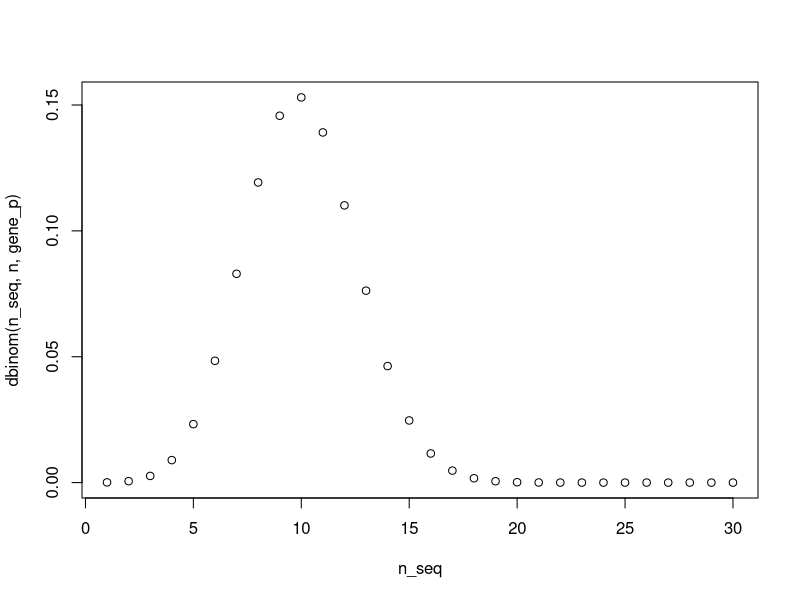
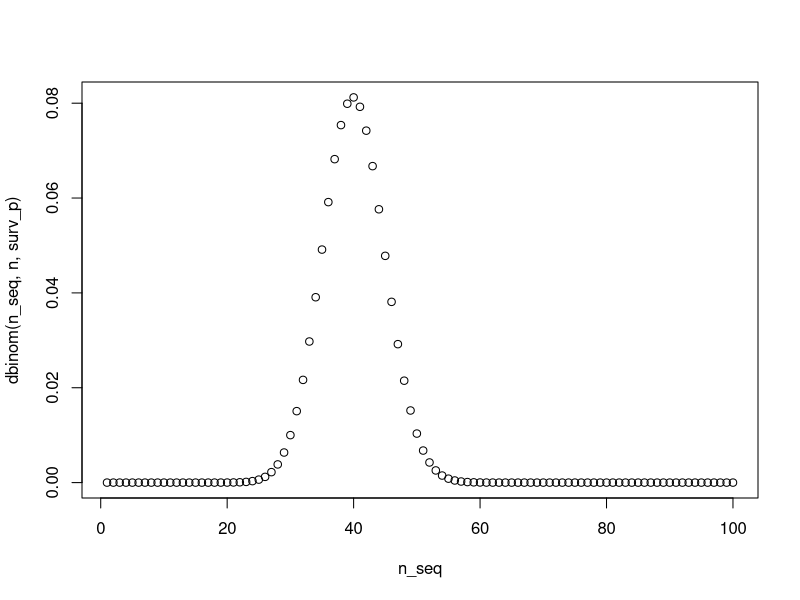
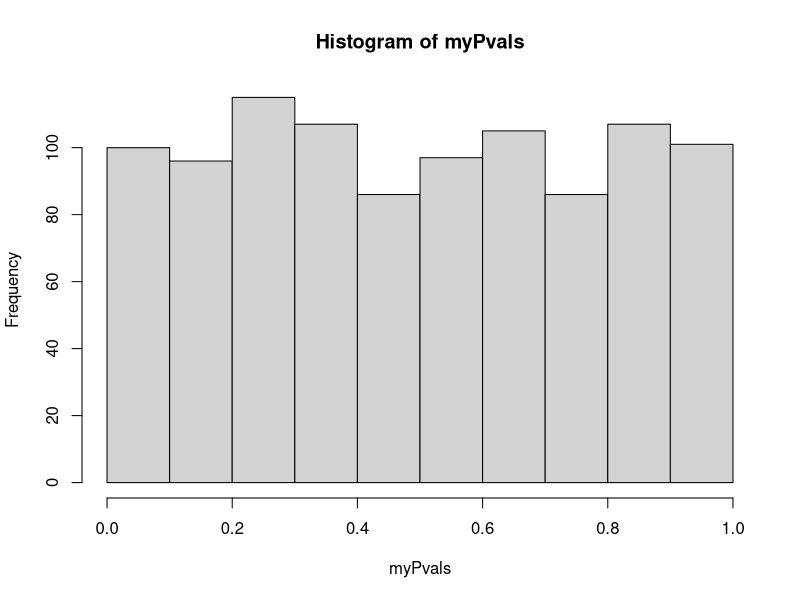
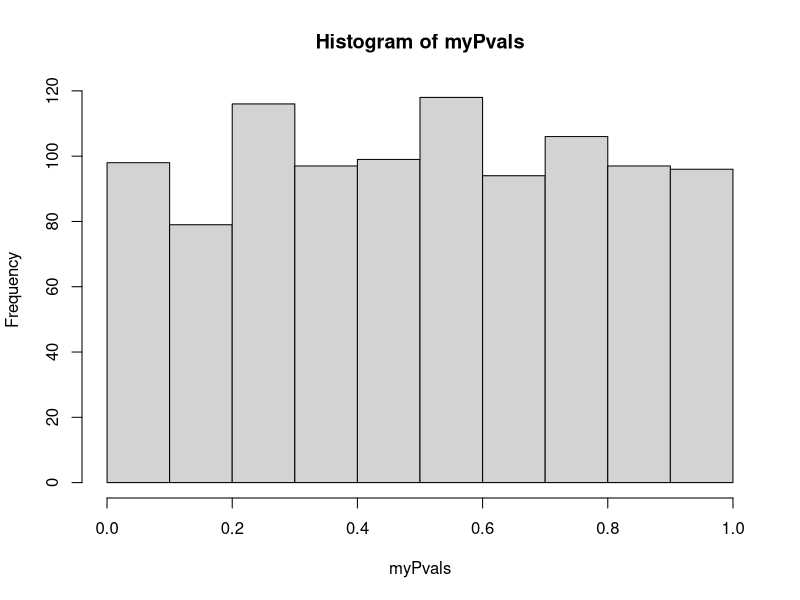

Write the R code that produced these figures, in order.
## ---- chunk 1
gene_p = 1/3
gene_q = 1 - 1/3
n = 30
k = 13
choose(n, k) * (gene_p** k) * (gene_q ** (n-k))
## ---- chunk 2
n_seq = seq(1,30)
plot(n_seq, dbinom(n_seq, n, gene_p))
## ---- chunk 3
myMean = n * (gene_p)
myMean
myVar = sqrt(n * (gene_p) * (gene_q))
myVar
## ---- chunk 4
surv_p = 0.4
surv_q = 1 - 0.4
n = 100
k = 53
## ---- chunk 5
n_seq = seq(1,100)
plot(n_seq, dbinom(n_seq, n, surv_p))
## ---- chunk 6
binom.test(k, n, surv_p)
## ---- chunk 7
binom.test(k, n, surv_p, "greater")
sum(dbinom(seq(k,n), n, surv_p))
## ---- chunk 8
n = 10000
mut_p = 0.5
exMean = n * mut_p
exSD = n * mut_p * mut_p
# first 25 of 1000 sims
myVals = rbinom(1000, n, mut_p)
head(myVals, 25)
## ---- chunk 9
# sample mean
myVals_mean = mean(myVals)
myVals_mean
# expected mean
exMean
# sample var
myVals_var = var(myVals)
myVals_var
# expected var
exSD
## ---- chunk 10
myPvals = c()
for (i in 1:1000){
  y = binom.test(myVals[i], n, mut_p)
  myPvals[i] = y$p.value
}
# simulations should be uniformly distributed?
hist(myPvals)
## ---- chunk 11
mut_p = 0.51
myVals = rbinom(1000, n, mut_p)
myPvals = c()
for (i in 1:1000){
  y = binom.test(myVals[i], n, mut_p)
  myPvals[i] = y$p.value
}
# simulations should be uniformly distributed?
hist(myPvals)
